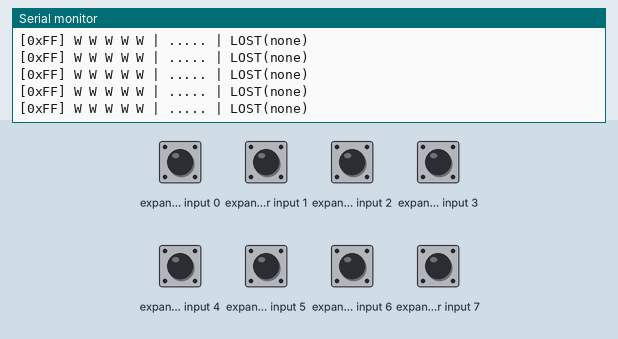
The sketch below on a simulated Arduino Uno, built with avr-gcc and run on an emulated ATmega328P. Shown: the last lines printed to the serial monitor. Wiring (inferred from the names in the program): PCF8574 port expander at I2C address 0x20. The inputs (shaded band) are chosen by the test bench; at power-on: expander input 0–7 HIGH.

Above: at 1.4 s.
1.5 s: expander input 0 pulled LOW for 0.15 s
At 1.7 s:
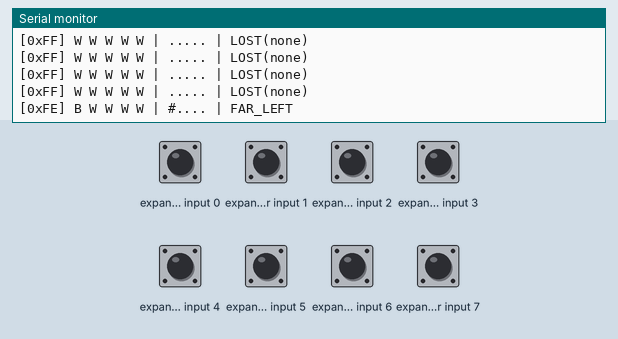
3.1 s: expander input 1 pulled LOW for 0.15 s
At 3.36 s:
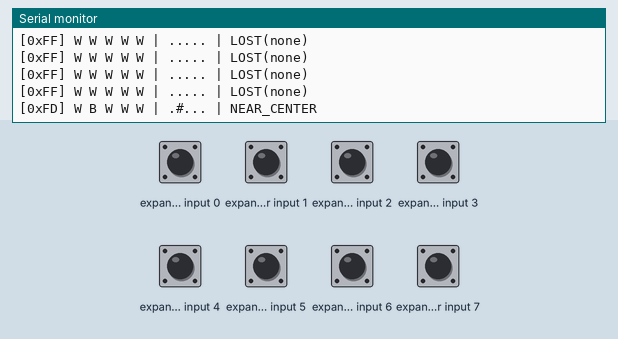
4.7 s: expander input 2 pulled LOW for 0.15 s
At 4.87 s:
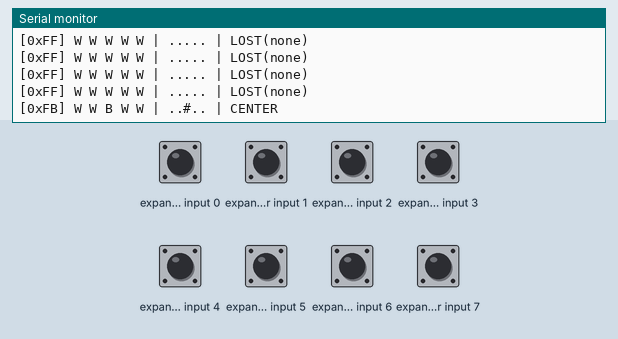
6.3 s: expander input 3 pulled LOW for 0.15 s
At 6.52 s:
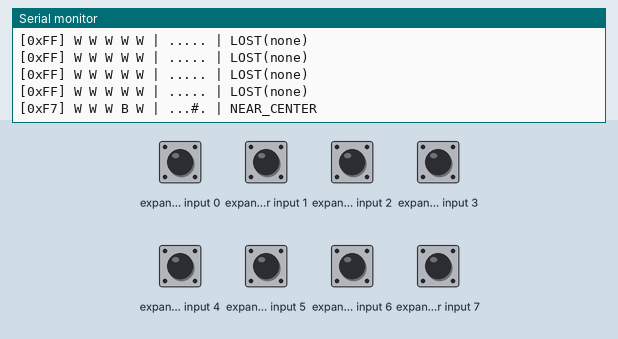
7.9 s: expander input 4 pulled LOW for 0.15 s
At 8.03 s:
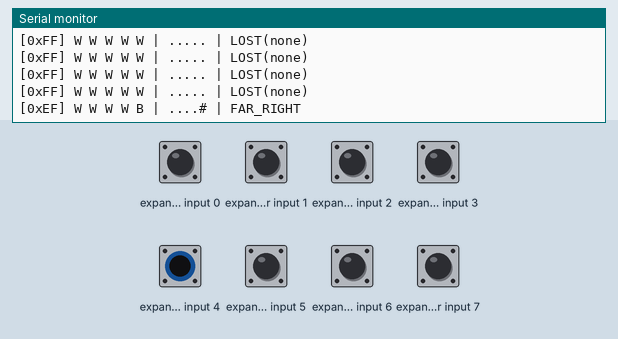
9.5 s: expander input 5 pulled LOW for 0.15 s
At 9.69 s:
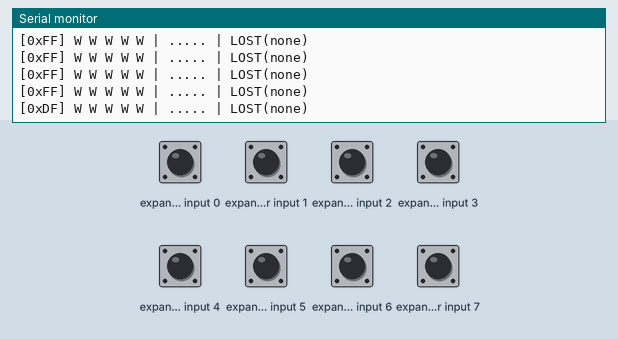

The sketch:

step2_qtr_test.ino
```cpp
// =====================================================================
// MEGABUS — Step 2: QTR Sensör Okuma Testi (PCF8574 üzerinden)
//
// PCF8574 @ 0x20
//   P0 = QTR Sol      (S0)
//   P1 = QTR Sol-Orta (S1)
//   P2 = QTR Orta     (S2)
//   P3 = QTR Sağ-Orta (S3)
//   P4 = QTR Sağ      (S4)
//   P5-P7 = boş (henüz kullanılmıyor)
//
// Beklenti: sensör SİYAH çizgi üzerindeyken ilgili bit 0 (LOW),
//           BEYAZ/boş zeminde bit 1 (HIGH).
// Eğer tersiyse INVERT_SENSORS true yap → bitler ters yorumlanır.
//
// Serial Monitor: 115200 baud, satır sonu: Her ikisi (CR+LF)
// =====================================================================

#include <Wire.h>

const uint8_t PCF_ADDR  = 0x20;

// Sensör bit pozisyonları
const uint8_t BIT_S0 = 0;  // Sol
const uint8_t BIT_S1 = 1;  // Sol-Orta
const uint8_t BIT_S2 = 2;  // Orta
const uint8_t BIT_S3 = 3;  // Sağ-Orta
const uint8_t BIT_S4 = 4;  // Sağ

// Eğer sensörler beyazta 0, siyahta 1 dönüyorsa true yap:
const bool INVERT_SENSORS = false;

uint8_t pcfRead() {
  Wire.requestFrom(PCF_ADDR, (uint8_t)1);
  return Wire.available() ? Wire.read() : 0xFF;
}

bool sensorBlack(uint8_t raw, uint8_t bit) {
  bool bitVal = bitRead(raw, bit);
  // default: 0 = siyah, 1 = beyaz
  return INVERT_SENSORS ? bitVal : !bitVal;
}

void setup() {
  Serial.begin(115200);
  while (!Serial) {}
  delay(200);

  Wire.begin();

  // PCF8574: P0-P4 giriş olarak kullanmak için 0xFF yaz
  Wire.beginTransmission(PCF_ADDR);
  Wire.write(0xFF);
  Wire.endTransmission();

  Serial.println(F("=== MEGABUS Step 2: QTR Sensor Test ==="));
  Serial.println(F("Sensoru cizgi uzerine getir / beyaz zemine al."));
  Serial.println(F("Format: [raw_hex] S0 S1 S2 S3 S4 | PATTERN | LINE_CASE"));
  Serial.println(F("S=B(siyah) W(beyaz)"));
  Serial.println();
}

// Belirlenen 5-sensör lineCase'i hesapla (çizgi takip mantığı için referans)
// 0=beyaz, 1=siyah (sensorBlack() sonucu)
String computeLineCase(bool s0, bool s1, bool s2, bool s3, bool s4) {
  int black = (s0?1:0)+(s1?1:0)+(s2?1:0)+(s3?1:0)+(s4?1:0);

  if (black == 0) return "LOST(none)";
  if (black == 5) return "ALL_BLACK";

  // Orta ağırlıklı merkez kontrolü
  if (!s0 && !s1 && s2 && !s3 && !s4) return "CENTER";
  if (!s0 && s1 && s2 && !s3 && !s4)  return "SLIGHT_LEFT";
  if (!s0 && !s1 && s2 && s3 && !s4)  return "SLIGHT_RIGHT";
  if (s0 && s1 && !s2 && !s3 && !s4)  return "HARD_LEFT";
  if (!s0 && !s1 && !s2 && s3 && s4)  return "HARD_RIGHT";
  if (s0 && !s1 && !s2 && !s3 && !s4) return "FAR_LEFT";
  if (!s0 && !s1 && !s2 && !s3 && s4) return "FAR_RIGHT";
  if (s0 && s1 && s2 && !s3 && !s4)   return "LEFT_HEAVY";
  if (!s0 && !s1 && s2 && s3 && s4)   return "RIGHT_HEAVY";

  // Genel PID hata skoru (ağırlık merkezi -2..+2)
  float weight = 0;
  int cnt = 0;
  const float w[5] = {-2.0, -1.0, 0.0, 1.0, 2.0};
  bool s[5] = {s0,s1,s2,s3,s4};
  for (int i=0;i<5;i++) if(s[i]){weight+=w[i];cnt++;}
  if (cnt == 0) return "LOST(calc)";
  float pos = weight / cnt;
  if (pos < -1.0) return "LEFT";
  if (pos > 1.0)  return "RIGHT";
  return "NEAR_CENTER";
}

void loop() {
  uint8_t raw = pcfRead();

  bool s0 = sensorBlack(raw, BIT_S0);
  bool s1 = sensorBlack(raw, BIT_S1);
  bool s2 = sensorBlack(raw, BIT_S2);
  bool s3 = sensorBlack(raw, BIT_S3);
  bool s4 = sensorBlack(raw, BIT_S4);

  // Ham byte (hex)
  Serial.print(F("[0x"));
  if (raw < 0x10) Serial.print('0');
  Serial.print(raw, HEX);
  Serial.print(F("] "));

  // Sensör değerleri
  Serial.print(s0 ? F("B ") : F("W "));
  Serial.print(s1 ? F("B ") : F("W "));
  Serial.print(s2 ? F("B ") : F("W "));
  Serial.print(s3 ? F("B ") : F("W "));
  Serial.print(s4 ? F("B ") : F("W "));

  // Görsel çizgi pattern (5 karakter)
  Serial.print(F("| "));
  Serial.print(s0 ? '#' : '.');
  Serial.print(s1 ? '#' : '.');
  Serial.print(s2 ? '#' : '.');
  Serial.print(s3 ? '#' : '.');
  Serial.print(s4 ? '#' : '.');
  Serial.print(F(" | "));

  Serial.println(computeLineCase(s0,s1,s2,s3,s4));

  delay(150);
}
```

Measured:
- after the input at 1.5 s, the serial monitor: prints a new line after 0.07 s (image 1)
- after the input at 3.1 s, the serial monitor: prints a new line after 0.13 s (image 2)
- after the input at 4.7 s, the serial monitor: prints a new line at once (image 3)
- after the input at 6.3 s, the serial monitor: prints a new line after 0.09 s (image 4)
- after the input at 7.9 s, the serial monitor: prints a new line at once (image 5)
- after the input at 9.5 s, the serial monitor: prints a new line after 0.06 s (image 6)
